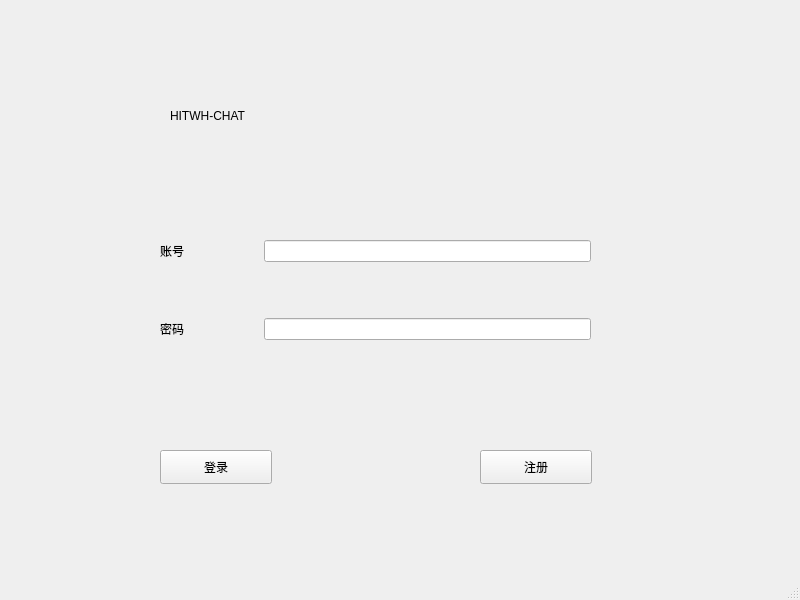
<?xml version="1.0" encoding="UTF-8"?>
<ui version="4.0">
 <class>MainWindow</class>
 <widget class="QMainWindow" name="MainWindow">
  <property name="geometry">
   <rect>
    <x>0</x>
    <y>0</y>
    <width>800</width>
    <height>600</height>
   </rect>
  </property>
  <property name="windowTitle">
   <string>MainWindow</string>
  </property>
  <property name="styleSheet">
   <string notr="true"/>
  </property>
  <widget class="QWidget" name="centralwidget">
   <widget class="QLabel" name="title">
    <property name="geometry">
     <rect>
      <x>170</x>
      <y>70</y>
      <width>411</width>
      <height>91</height>
     </rect>
    </property>
    <property name="styleSheet">
     <string notr="true">border-image: \*url();</string>
    </property>
    <property name="text">
     <string>HITWH-CHAT</string>
    </property>
    <property name="textFormat">
     <enum>Qt::AutoText</enum>
    </property>
   </widget>
   <widget class="QWidget" name="gridLayoutWidget">
    <property name="geometry">
     <rect>
      <x>160</x>
      <y>190</y>
      <width>431</width>
      <height>201</height>
     </rect>
    </property>
    <layout class="QGridLayout" name="login_layout" columnstretch="2,1,10">
     <item row="1" column="2">
      <widget class="QLineEdit" name="password_Edit">
       <property name="styleSheet">
        <string notr="true">border-image: \*url();</string>
       </property>
      </widget>
     </item>
     <item row="0" column="0">
      <widget class="QLabel" name="ID">
       <property name="styleSheet">
        <string notr="true">border-image: \*url();</string>
       </property>
       <property name="text">
        <string>账号</string>
       </property>
      </widget>
     </item>
     <item row="0" column="2">
      <widget class="QLineEdit" name="ID_Edit">
       <property name="styleSheet">
        <string notr="true">border-image: \*url();</string>
       </property>
      </widget>
     </item>
     <item row="1" column="0">
      <widget class="QLabel" name="password">
       <property name="styleSheet">
        <string notr="true">border-image: \*url();</string>
       </property>
       <property name="text">
        <string>密码</string>
       </property>
      </widget>
     </item>
     <item row="0" column="1">
      <spacer name="horizontalSpacer">
       <property name="orientation">
        <enum>Qt::Horizontal</enum>
       </property>
       <property name="sizeHint" stdset="0">
        <size>
         <width>40</width>
         <height>20</height>
        </size>
       </property>
      </spacer>
     </item>
     <item row="1" column="1">
      <spacer name="horizontalSpacer_2">
       <property name="orientation">
        <enum>Qt::Horizontal</enum>
       </property>
       <property name="sizeHint" stdset="0">
        <size>
         <width>40</width>
         <height>20</height>
        </size>
       </property>
      </spacer>
     </item>
    </layout>
   </widget>
   <widget class="QPushButton" name="my_login">
    <property name="geometry">
     <rect>
      <x>160</x>
      <y>450</y>
      <width>112</width>
      <height>34</height>
     </rect>
    </property>
    <property name="styleSheet">
     <string notr="true">border-image: \*url();</string>
    </property>
    <property name="text">
     <string>登录</string>
    </property>
   </widget>
   <widget class="QPushButton" name="my_register">
    <property name="geometry">
     <rect>
      <x>480</x>
      <y>450</y>
      <width>112</width>
      <height>34</height>
     </rect>
    </property>
    <property name="styleSheet">
     <string notr="true">border-image: \*url();</string>
    </property>
    <property name="text">
     <string>注册</string>
    </property>
   </widget>
  </widget>
  <widget class="QMenuBar" name="menubar">
   <property name="geometry">
    <rect>
     <x>0</x>
     <y>0</y>
     <width>800</width>
     <height>29</height>
    </rect>
   </property>
  </widget>
  <widget class="QStatusBar" name="statusbar"/>
 </widget>
 <resources/>
 <connections/>
</ui>
